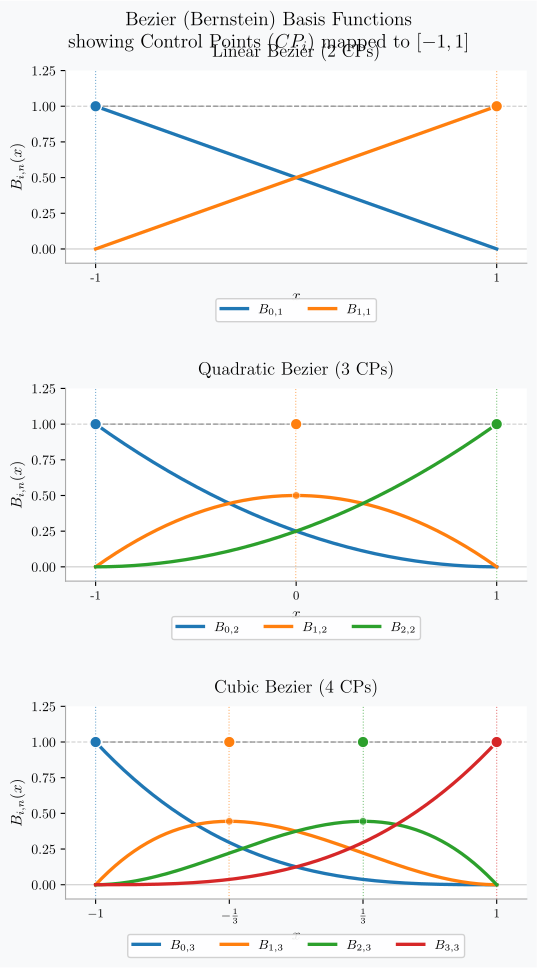

This chart was generated by the following Python code:
"""This module demonstrates B{\'e}zier polynomials, which are used in isogeometric analysis (IGA) interpolation and approximation of functions."""

import numpy as np
import matplotlib.pyplot as plt
import matplotlib.gridspec as gridspec

# ── Colour palette & Styling (Matching lagrange.py) ─────────────────────────
plt.rcParams.update(
    {
        "text.usetex": True,
        "font.family": "serif",
        "font.serif": ["Computer Modern Roman"],
        "text.latex.preamble": r"\usepackage{amsmath}",
    }
)

COLORS = ["#1f77b4", "#ff7f0e", "#2ca02c", "#d62728"]
GRID_COLOR = "#CCCCCC"
BG_COLOR = "#F8F9FA"
PANEL_BG = "#FFFFFF"

# ── Basis functions (Bernstein mapped to [-1, 1]) ──────────────────────────


def bernstein_linear(x):
    t = (x + 1) / 2
    return [1 - t, t]


def bernstein_quadratic(x):
    t = (x + 1) / 2
    return [(1 - t) ** 2, 2 * t * (1 - t), t**2]


def bernstein_cubic(x):
    t = (x + 1) / 2
    return [(1 - t) ** 3, 3 * t * (1 - t) ** 2, 3 * t**2 * (1 - t), t**3]


# ── Control Point Mappings (xi = -1 + 2*(i/n)) ────────────────────────────


def get_control_points(degree):
    """Returns the x-coordinates of the control points mapped to [-1, 1]."""
    return np.linspace(-1, 1, degree + 1)


# ── Helper: draw one panel with Control Points ──────────────────────────────


def draw_B{\'e}zier_panel(ax, x, basis_fns, title, labels):
    ax.set_facecolor(PANEL_BG)
    ax.spines[["top", "right"]].set_visible(False)
    ax.spines[["left", "bottom"]].set_color("#AAAAAA")

    ax.axhline(0, color=GRID_COLOR, linewidth=0.8, zorder=0)
    ax.axhline(1, color=GRID_COLOR, linewidth=0.8, linestyle="--", zorder=0)

    degree = len(basis_fns) - 1
    control_points_x = get_control_points(degree)

    # Plot Control Polygon (dashed line connecting (CPi, 1))
    # This visualizes the influence "pull"
    polygon_y = np.ones_like(control_points_x)
    ax.plot(control_points_x, polygon_y, color="#999999", linestyle="--", linewidth=1.0, zorder=1)

    for i, (B, label, color) in enumerate(zip(basis_fns, labels, COLORS)):
        # Plot the basis function curve
        ax.plot(x, B, color=color, linewidth=2.4, label=label, zorder=3)

        # Draw vertical line from peak of function to x-axis
        peak_idx = np.argmax(B)
        peak_x = x[peak_idx]
        ax.axvline(peak_x, color=color, linestyle=":", linewidth=0.8, alpha=0.6, zorder=2)

        # Plot Control Points (filled circles at y=1)
        # Note: B_i,n is NOT equal to 1 at its control point (except endpoints)
        ax.scatter(
            [control_points_x[i]],
            [1],
            color=color,
            s=70,
            zorder=5,
            edgecolors="white",
            linewidths=1.0,
        )

        # Plot markers on the curve corresponding to control point x-locations
        cp_x = control_points_x[i]
        # Find index in x array closest to cp_x
        cp_idx = (np.abs(x - cp_x)).argmin()
        ax.scatter(
            [cp_x],
            [B[cp_idx]],
            color=color,
            marker="o",
            s=30,
            zorder=4,
            edgecolors="white",
            linewidths=0.5,
            alpha=0.8,
        )

    ax.set_xlim(-1.15, 1.15)
    ax.set_ylim(-0.1, 1.25)  # Slightly higher y to show CP markers clearly
    ax.set_xlabel(r"$x$", fontsize=11)
    ax.set_ylabel(r"$B_{i,n}(x)$", fontsize=11)
    ax.set_title(title, fontsize=13, fontweight="bold", pad=10)
    ax.legend(
        fontsize=9.5,
        framealpha=0.9,
        loc="upper center",
        bbox_to_anchor=(0.5, -0.15),
        ncol=len(basis_fns),
    )

    # Tick marks showing control point locations
    ax.set_xticks(control_points_x)
    if degree == 3:
        ax.set_xticklabels([r"$-1$", r"$-\frac{1}{3}$", r"$\frac{1}{3}$", r"$1$"], fontsize=9)
    else:
        ax.set_xticklabels(
            [str(int(n)) if n == int(n) else str(round(n, 3)) for n in control_points_x], fontsize=9
        )


def main():
    x = np.linspace(-1, 1, 500)
    fig = plt.figure(figsize=(5.5, 10), facecolor=BG_COLOR)
    fig.suptitle(
        "B{\'e}zier (Bernstein) Basis Functions\nshowing Control Points ($CP_i$) mapped to $[-1, 1]$",
        fontsize=14,
        fontweight="bold",
        y=0.99,
    )

    gs = gridspec.GridSpec(
        3, 1, figure=fig, top=0.93, bottom=0.1, left=0.13, right=0.97, hspace=0.65
    )

    ax1 = fig.add_subplot(gs[0, 0])
    draw_B{\'e}zier_panel(
        ax1, x, bernstein_linear(x), "Linear B{\'e}zier (2 CPs)", [r"$B_{0,1}$", r"$B_{1,1}$"]
    )

    ax2 = fig.add_subplot(gs[1, 0])
    draw_B{\'e}zier_panel(
        ax2,
        x,
        bernstein_quadratic(x),
        "Quadratic B{\'e}zier (3 CPs)",
        [r"$B_{0,2}$", r"$B_{1,2}$", r"$B_{2,2}$"],
    )

    ax3 = fig.add_subplot(gs[2, 0])
    draw_B{\'e}zier_panel(
        ax3,
        x,
        bernstein_cubic(x),
        "Cubic B{\'e}zier (4 CPs)",
        [r"$B_{0,3}$", r"$B_{1,3}$", r"$B_{2,3}$", r"$B_{3,3}$"],
    )

    out = "B{\'e}zier.pdf"
    fig.savefig(out, dpi=150, bbox_inches="tight")
    print(f"Figure saved → {out}")
    plt.show()


if __name__ == "__main__":
    main()
